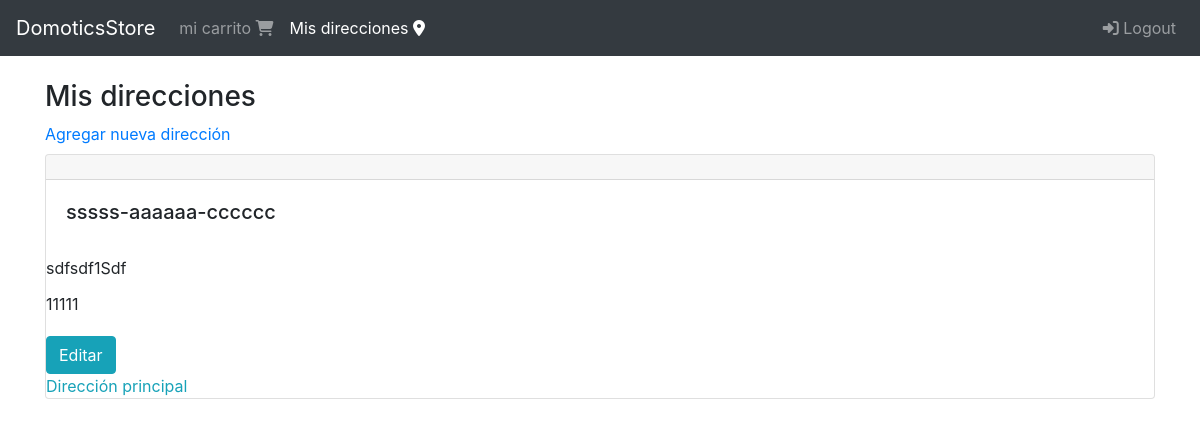
Before: /direcciones/ (signed in) with the older database file.
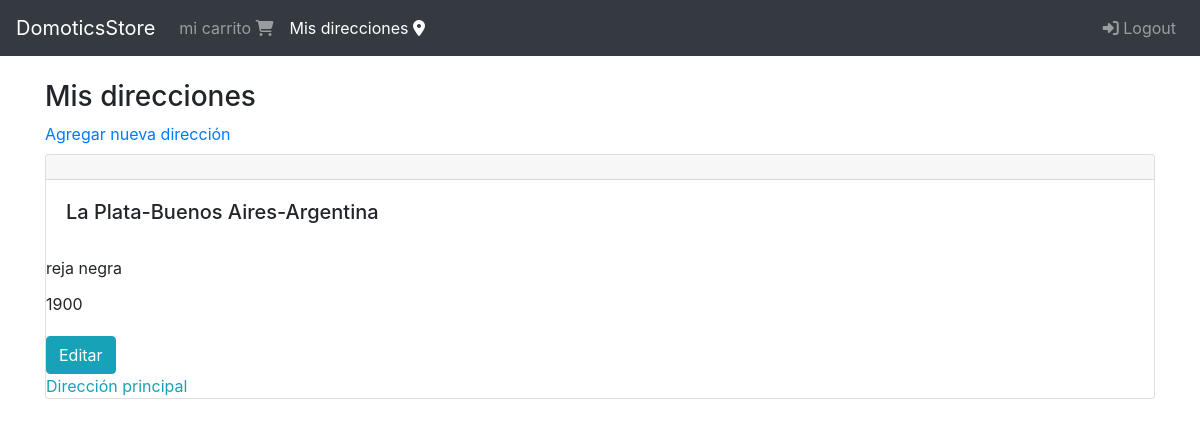
After: the same page with the newer database file.
### shipping_address/models.py (models this page shows, shortened)
class ShippingAddress(models.Model):
    user = models.ForeignKey(User, null=False, blank=False, on_delete=models.CASCADE)
    calle1 = models.CharField(max_length=200)
    calle2 = models.CharField(max_length=200, blank=True)
    ciudad = models.CharField(max_length=100)
    provincia = models.CharField(max_length=100)
    pais = models.CharField(max_length=50)
    referencia = models.CharField(max_length=300)
    codigo_postal = models.CharField(max_length=10, null=False, blank=False)
    default = models.BooleanField(default=False)
    created_at = models.DateTimeField(auto_now_add=True)
    @property
    def address(self):
        return '{}-{}-{}'.format(self.ciudad, self.provincia, self.pais)

### shipping_address/views.py (the view)
# urls.py: path('', views.ShippingAddressListView.as_view(), name='shipping_addresses'),
class ShippingAddressListView(LoginRequiredMixin, ListView):
    login_url = 'login'
    model = ShippingAddress
    template_name = 'shipping_addresses/shipping_addresses.html'
    def get_queryset(self):
        return ShippingAddress.objects.filter(user= self.request.user).order_by('-default')

### shipping_address/templates/shipping_addresses/shipping_addresses.html (shortened to what this page needs)
{% extends 'base.html' %}
{% block content %}
<div class="col">
    <div class="h3">
        Mis direcciones
    </div>
    <a href="{% url 'shipping_addresses:create' %}">Agregar nueva dirección</a>
    <div class="mt-2 mb-5">
        {%for shipping_address in object_list%}
            <div class="mt-2">
                {% include 'shipping_addresses/snippets/shipping_address.html' with edit=True %}
            </div>
        {%endfor%}
    </div>
</div>
{% endblock content %}

### shipping_address/templates/shipping_addresses/snippets/shipping_address.html
<div class="card">
    <h4 class="card-header"></h4>
    <div class="card-body">
        <h5 class="card-title">{{ shipping_address.address}}</h5>
    </div>
    <div class="card-title">
        {{ shipping_address.referencia}}
    </div>
    <div class="card-title">
        {{ shipping_address.codigo_postal}}
    </div>
    {% if edit %}
        <div class="mt-2">
            <a href="{% url 'shipping_addresses:update' shipping_address.pk %}" class="btn btn-info">Editar</a>
            {% if shipping_address.default %}
            <div class="text-info">
                Dirección principal
            </div>
            {% else %}
                <a href="{% url 'shipping_addresses:default' shipping_address.id %}" class="btn btn-warning">Default</a>
                <a href="{% url 'shipping_addresses:delete' shipping_address.id %}" class="btn btn-danger">Eliminar</a>
            {%endif%}
    {% endif %}
    </div>
</div>

Changed rows visible on the page:
removed ShippingAddress: address "sssss-aaaaaa-cccccc", referencia "sdfsdf1Sdf", codigo_postal "11111", default "Dirección principal"
added ShippingAddress: address "La Plata-Buenos Aires-Argentina", referencia "reja negra", codigo_postal "1900", default "Dirección principal"
